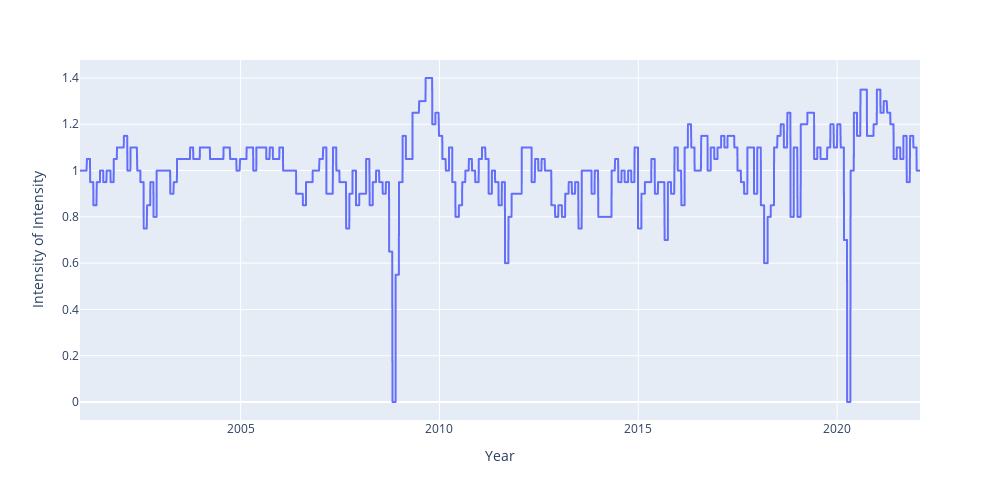

Here is the notebook cell this chart was saved with:
### Code cell
## test base

res = re_hf.general_single_output_ElasticNet_Lagged(X=X, Y=Y, len_train=5040)
fig = eval_model_outputs(res, intensity_of_intensity_list, show_fig=True)

### Figure 1 — Plotly figure (JSON) as saved in the notebook; plotly's stock layout.template omitted (floating-point values rounded to 4 significant figures; data arrays with more than 128 entries replaced by an {"elided": "..."} marker saying what was removed)
{"data": [{"hovertemplate": "variable=<br>rebalancing_date=%{x}<br>value=%{y}<extra></extra>", "legendgroup": "", "line": {"color": "#636efa", "dash": "solid"}, "marker": {"symbol": "circle"}, "mode": "lines", "name": "", "showlegend": false, "type": "scattergl", "x": {"elided": "5313 str values"}, "xaxis": "x", "y": {"elided": "5313 float values"}, "yaxis": "y"}], "layout": {"height": 500, "legend": {"title": {"text": "variable"}, "tracegroupgap": 0}, "margin": {"t": 60}, "width": 1000, "xaxis": {"anchor": "y", "domain": [0, 1], "title": {"text": "Year"}}, "yaxis": {"anchor": "x", "domain": [0, 1], "title": {"text": "Intensity of Intensity"}}}}
